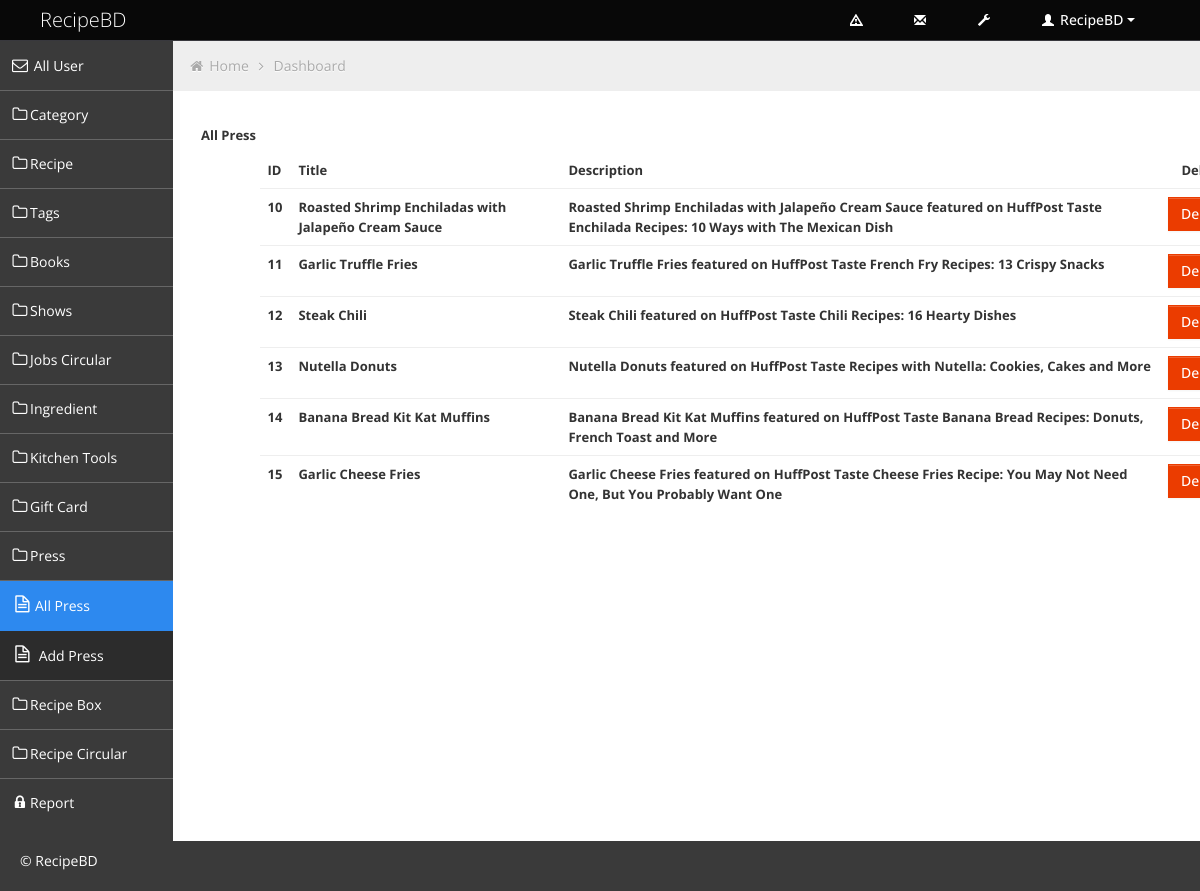
The app's page /admin/all-press.php with its own data.
### tables this page shows
CREATE TABLE `press` (
  `id` int(100) NOT NULL,
  `title` varchar(255) NOT NULL,
  `description` varchar(500) NOT NULL,
  `date` varchar(100) NOT NULL,
  `siteLink` varchar(300) NOT NULL
);

### admin/all-press.php (the view, shortened to what this page needs)
<?php include('header.php') ?>
	<div class="container-fluid-full">
	<div class="row-fluid">
<?php include('sidebar.php'); ?>
			<div id="content" class="span10">
			<ul class="breadcrumb">
				<li>
					<i class="icon-home"></i>
					<a href="index.html">Home</a>
					<i class="icon-angle-right"></i>
				</li>
				<li><a href="#">Dashboard</a></li>
			</ul>
           <?php include 'db.php' ?>
           <div class="container my-5">
            <h5 class="py-3">All Press</h5>
            <div class="container" style="width:90%;">
                <table class="table bg-white " style="font-size: 13px;">
                <thead class="bg-white" >
                    <tr >
                        <th scope="col">ID </th>
                        <th scope="col">Title</th>
                        <th scope="col">Description</th>
                        <th scope="col" style="text-align:center;">Delete</th>
                    </tr>
                </thead>
                <tbody class="text-secondary bg-light">
                    <?php
                    $recipe_query ="SELECT * FROM press";
                    $run_recipe_query =mysqli_query($conn,$recipe_query);
                while($all_recipe = mysqli_fetch_assoc($run_recipe_query))
                {?>
                <tr>
                    <td style="font-weight:bold"><?php echo $all_recipe['id'] ?></td>
                    <td style="font-weight:bold"><?php echo $all_recipe['title'] ?></td>
                    <td style="font-weight:bold"><?php echo $all_recipe['description'] ?></td>
                    <td class="text-center"><?php
                        echo"<a href='delete_press.php?id=$all_recipe[id]' class=' btn btn-danger'>Delete</a>";
                            ?>
                    </td>
                </tr>
                <?php   } ?>
                </tbody>
            </table>
            </div>
            </div>
			</div>
	</div>
	</div>
<?php include('footer.php'); ?>

### admin/css/style.css (style rules this page uses)
body { background: #F5F5F5; color: #333; border: none; font-family: 'Open Sans', sans-serif; font-weight: 400; }
h5 { font-size: 13px; line-height: 13px; }
#content { background: #ffffff; filter: none; min-height: 100%; padding: 20px 20px; position: relative; }
.breadcrumb { margin: -28px -28px 28px -28px; line-height: 34px; background: #eee; border: 0px; color: #aaa; -webkit-box-shadow: none; -moz-box-shadow: none; box-shadow: none; -webkit-border-radius: 0px; -moz-border-radius: 0px; border-radius: 0px; }
.breadcrumb a { color: #aaa; text-shadow: 0px 1px 1px #fff; }
.btn { display: inline-block; padding: 6px 12px; margin-bottom: 0; font-size: 14px; font-weight: 500; line-height: 20px; text-align: center; white-space: nowrap; vertical-align: middle; cursor: pointer; border: 1px solid #a7a9aa; -webkit-border-radius: 0px !important; border-radius: 0px !important; }
.btn { color: #ffffff; background-color: #a7a9aa; border-color: #a7a9aa; background-image: none; filter: none; text-shadow: none; }
.btn-danger { background-color: #EB3C00; border-color: #EB3C00; }
.table th, .table td { border-top: 1px solid #eee; }

### admin/css/style-responsive.css (style rules this page uses)
@media (min-width: 1200px) { .container-fluid-full { overflow: hidden; position: relative; height: 100%; } }
@media (min-width: 1200px) { #content { width: 85.578%; padding: 28px; margin: 0px 0px; margin-left: 14.422% !important; } }

### admin/css/halflings.css (style rules this page uses)
html, html .halflings { -webkit-font-smoothing: antialiased !important; }

### records on screen
press: id "10", title "Roasted Shrimp Enchiladas with Jalapeño Cream Sauce", description "Roasted Shrimp Enchiladas with Jalapeño Cream Sauce featured on HuffPost Taste Enchilada Recipes: 10 Ways with The Mexican Dish"
press: id "11", title "Garlic Truffle Fries", description "Garlic Truffle Fries featured on HuffPost Taste French Fry Recipes: 13 Crispy Snacks"
press: id "12", title "Steak Chili", description "Steak Chili featured on HuffPost Taste Chili Recipes: 16 Hearty Dishes"
press: id "13", title "Nutella Donuts", description "Nutella Donuts featured on HuffPost Taste Recipes with Nutella: Cookies, Cakes and More"
press: id "14", title "Banana Bread Kit Kat Muffins", description "Banana Bread Kit Kat Muffins featured on HuffPost Taste Banana Bread Recipes: Donuts, French Toast and More"
press: id "15", title "Garlic Cheese Fries", description "Garlic Cheese Fries featured on HuffPost Taste Cheese Fries Recipe: You May Not Need One, But You Probably Want One"
